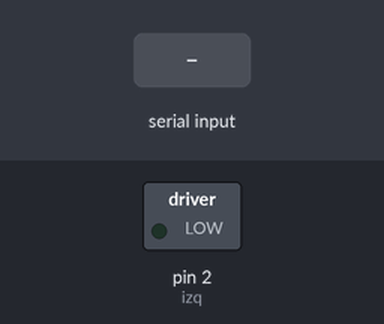
Simulated run of this sketch. Board: Arduino Uno, built with avr-gcc and run on an emulated ATmega328P. Shown: switched loads named in the sketch (green lamp = pin HIGH). The test bench sets the inputs (shaded band). What the sketch prints to the serial monitor is not drawn.

Above: at 1.2 s.
1.3 s: "o" received over the second serial link
At 1.8 s:
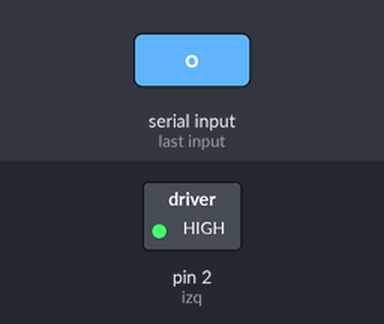
2.8 s: "p" received over the second serial link
At 3.1 s:
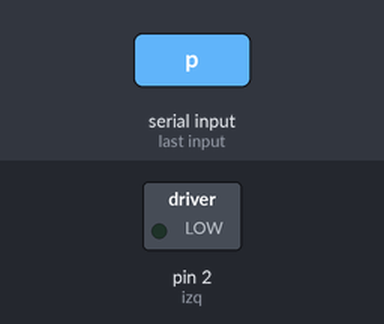
Timing chart, 0 to 5.8 s (numbered marks = the images above; inputs shaded):
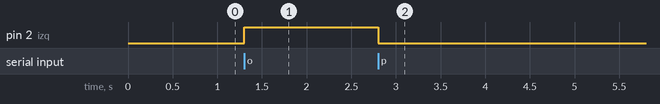

The sketch:

motor_giro_un_lado.ino
```cpp
#include <SoftwareSerial.h>  // libreria que permite establecer pines digitales

        // para comunicacion serie

SoftwareSerial miBT(10, 11);   // pin 10 como RX a TX de modulo, pin 11 como TX a rx de arduino
char DATO = 0;      // variable para almacenar caracter recibido


int izq = 2;      // IN1 a pin digital 2

void setup(){
  Serial.begin(9600);
  miBT.begin(38400);    // comunicacion serie entre Arduino y el modulo a 38400 bps
  pinMode(izq, OUTPUT);   // IN1 como salida
}

void loop(){
  if (miBT.available()){      // si hay informacion disponible desde modulo
  DATO = miBT.read();   // almacena en DATO el caracter recibido desde modulo
  }
  control();
       // funcion que devuelve fecha y horario en formato
            // DateTime y asigna a variable fecha

}

// funciones
void control(){
  if(DATO == 'o'){
    digitalWrite(izq,HIGH);
      Serial.println(DATO);

  }
    if(DATO == 'p'){
    digitalWrite(izq,LOW);
      Serial.println(DATO);

  }
}
```

Measured:
- after the input at 1.3 s, pin 2 (izq): LOW → HIGH at once
- after the input at 2.8 s, pin 2 (izq): HIGH → LOW at once
